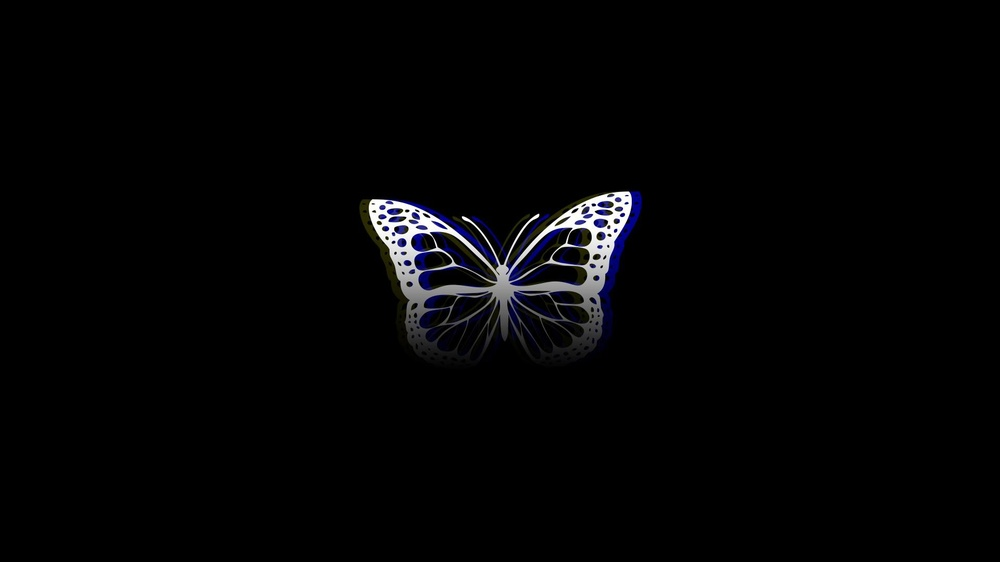
//> input picture code/imgs/1.jpg, 1000 x 562 px, shrunk from 1920 x 1080 before the run
$ ./cv_addWeighted   (built with g++ and OpenCV 4)
//> lines starting //> are read from the running program, lines starting //| are printed output that depends on the picture; after the words box and inside, x2 and y2 are one past the last pixel; in counts of white or black regions, pixels touching at a corner belong together
/*
 * @Description: addWeighted()
 * @Author: liuxiao
 * @Date: 2022-09-25 21:58:17
 */

#include <opencv2/opencv.hpp>
#include <opencv2/imgproc/imgproc.hpp>
#include <iostream>

bool ROI_AddImage();
bool LinearBlending();
bool ROI_LinearBlending();

int main()
{
    system("color 5E");

    if (ROI_AddImage() && LinearBlending() && ROI_LinearBlending())
    {
        std::cout << std::endl << "run ok.";
    }
    cv::waitKey(0);
    return 0;
}

bool ROI_AddImage()
{
    cv::Mat srcImage1 = cv::imread("./imgs/1.jpg");
//> srcImage1 is the input picture: 562 rows x 1000 cols, CV_8UC3; mean B, G, R 4.7, 4, 4
    cv::Mat logoImage = cv::imread("./imgs/4.jpg");
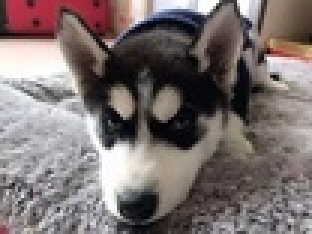
//> input picture code/imgs/4.jpg, 104 x 78 px, shrunk from 200 x 150 before the run (shown 3 times larger)
//> logoImage is the input picture: 78 rows x 104 cols, CV_8UC3; mean B, G, R 111.4, 112.4, 123.2
    if (!srcImage1.data)
    {
        printf("读取srcImage1错误!\n");
        return false;
    }
    if (!logoImage.data)
    {
        printf("读取logoImage错误!\n");
        return false;
    }
    cv::Mat imageROI = srcImage1(cv::Rect(200, 250, logoImage.cols, logoImage.rows));
//> imageROI: 78 rows x 104 cols, CV_8UC3; every value is 0
    cv::Mat mask = cv::imread("./imgs/4.jpg", 0);
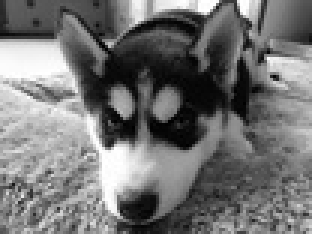
//> mask: 78 rows x 104 cols, CV_8UC1 (shown 3 times larger); min 0, max 255, mean 115.5
    logoImage.copyTo(imageROI, mask);
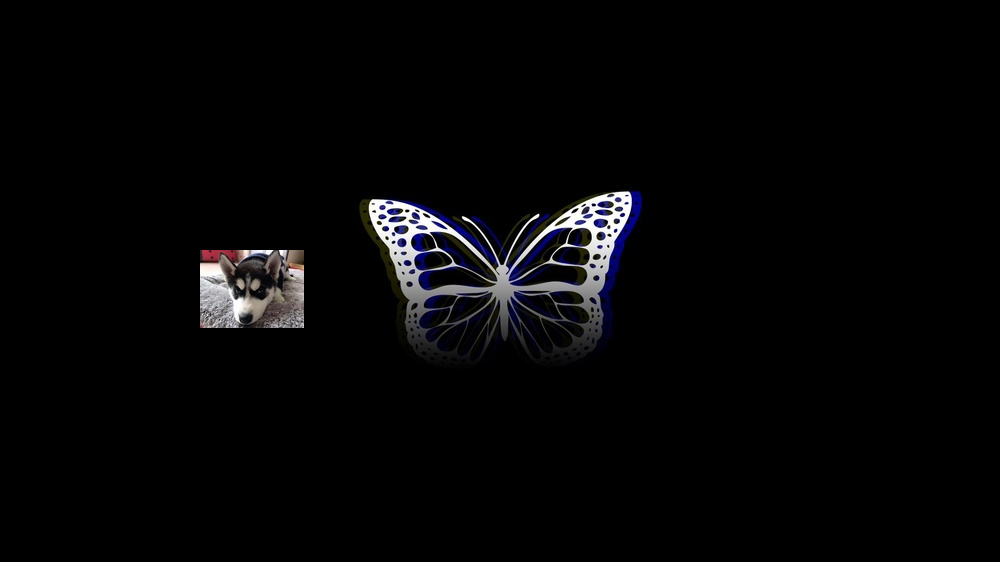
//> srcImage1: 562 rows x 1000 cols, CV_8UC3; 1.44% of pixels changed, all inside (x1, y1, x2, y2) = (200, 250, 304, 328)
    cv::namedWindow("<1>利用ROI实现图像叠加示例窗口");
    cv::imshow("<1>利用ROI实现图像叠加示例窗口", srcImage1);

    return true;
}

bool LinearBlending()
{
    double alphaValue = 0.5;
    double betaValue;
    cv::Mat srcImage2, srcImage3, dstImage;

    srcImage2 = cv::imread("./imgs/1.jpg");
    srcImage3 = cv::imread("./imgs/2.jpg");
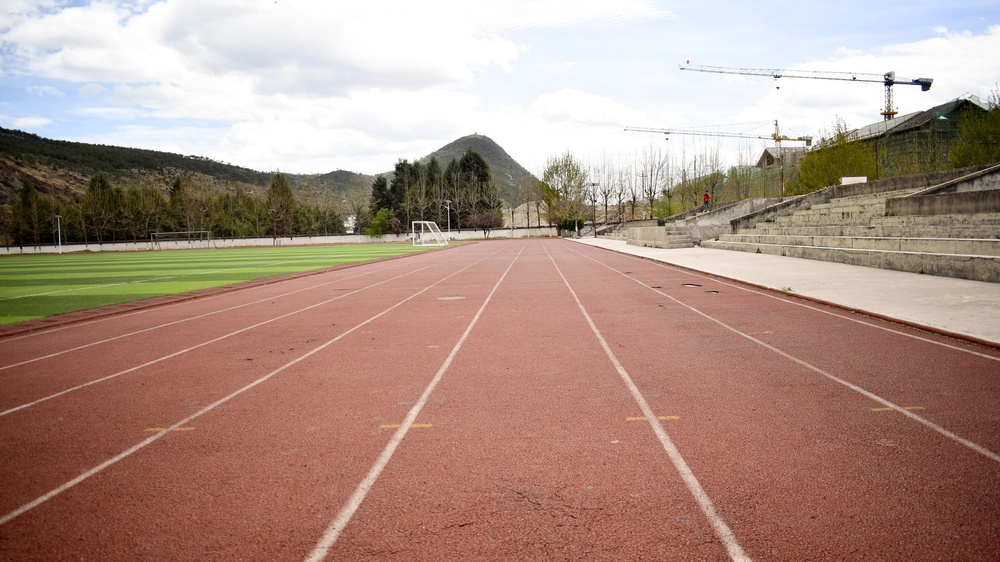
//> input picture code/imgs/2.jpg, 1000 x 562 px, shrunk from 1920 x 1080 before the run
//> srcImage3 is the input picture: 562 rows x 1000 cols, CV_8UC3; mean B, G, R 133.3, 145.1, 172.4

    if (!srcImage2.data)
    {
        printf("读取srcImage2错误!\n");
        return false;
    }
    if (!srcImage3.data)
    {
        printf("读取srcImage3错误\n");
        return false;
    }

    betaValue = 1.0 - alphaValue;
    cv::addWeighted(srcImage2, alphaValue, srcImage3, betaValue, 0.0, dstImage);
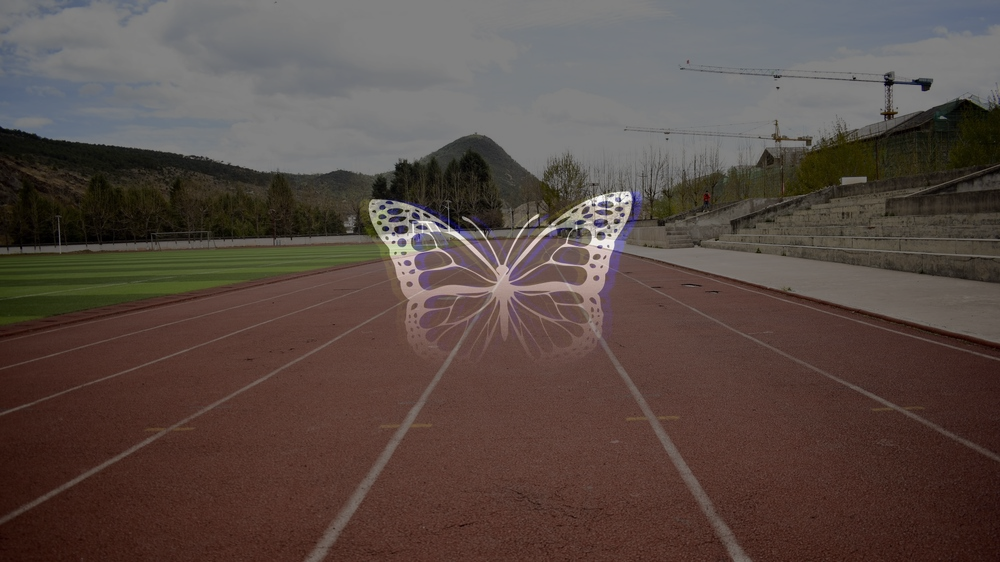
//> dstImage: 562 rows x 1000 cols, CV_8UC3; mean B, G, R 69.1, 74.5, 88.2
    cv::namedWindow("<2>线性混合示例窗口", 1);
    cv::imshow("<2>线性混合示例窗口", dstImage);
    cv::waitKey(0);
    return true;
}

bool ROI_LinearBlending()
{
    cv::Mat srcImage4 = cv::imread("./imgs/1.jpg", 1);
    cv::Mat logoImage = cv::imread("./imgs/4.jpg");
    if (!srcImage4.data)
    {
        printf("读取srcImage4错误.\n");
        return false;
    }
    if (!logoImage.data)
    {
        printf("读取logoImage错误.\n");
        return false;
    }

    cv::Mat imageROI;
    imageROI = srcImage4(cv::Rect(200, 250, logoImage.cols, logoImage.rows));
    //方法二
    //imageROI = srcImage4(cv::Range(250, 250+logoImage.rows), cv::Range(200, 200+logoImage.cols));
    cv::addWeighted(imageROI, 0.5, logoImage, 0.3, 0.0, imageROI);
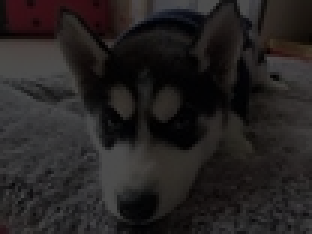
//> imageROI: 78 rows x 104 cols, CV_8UC3 (shown 3 times larger); mean B, G, R 33.4, 33.7, 37
    cv::imshow("rst", srcImage4);
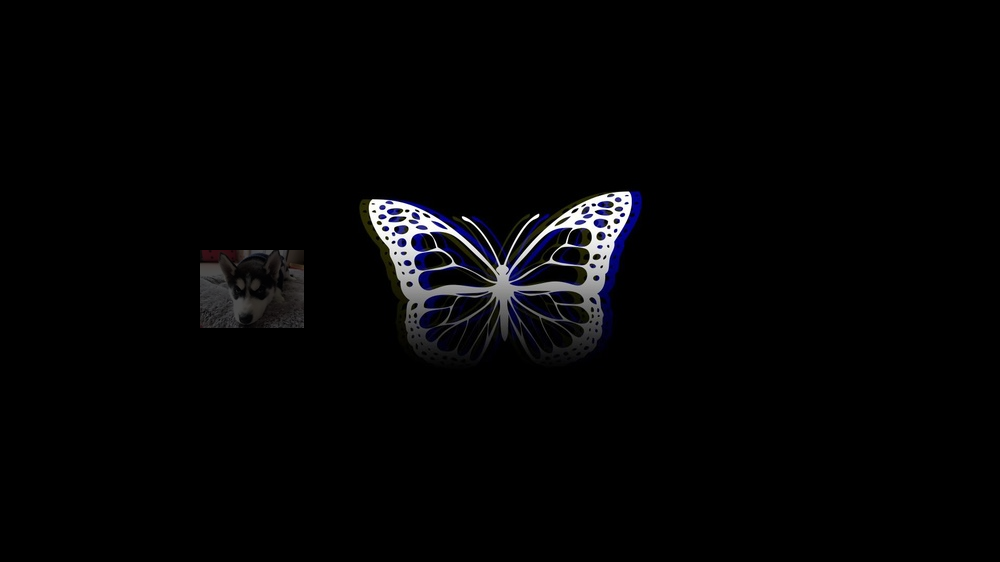
//> window 'rst': 562 rows x 1000 cols, CV_8UC3; mean B, G, R 5.2, 4.5, 4.5
    cv::waitKey(0);
    return true;
}
